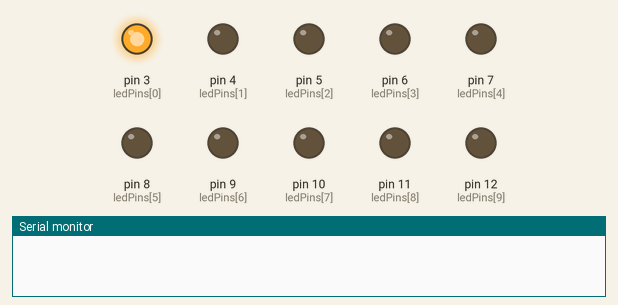
Simulated run of this sketch. Board: Arduino Uno, built with avr-gcc and run on an emulated ATmega328P. Shown: output pins drawn as LEDs (lit = HIGH), the last lines printed to the serial monitor. Random numbers use the default seed unless the sketch sets one.

Above: at 0.05 s.
At 5.1 s:
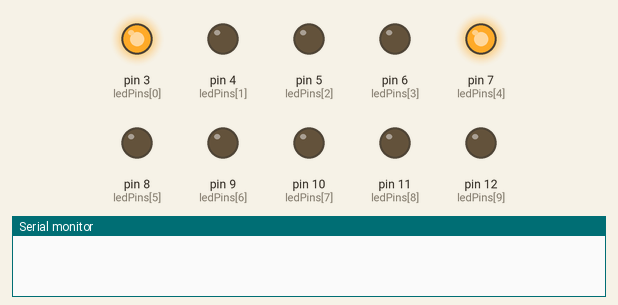
At 7.75 s:
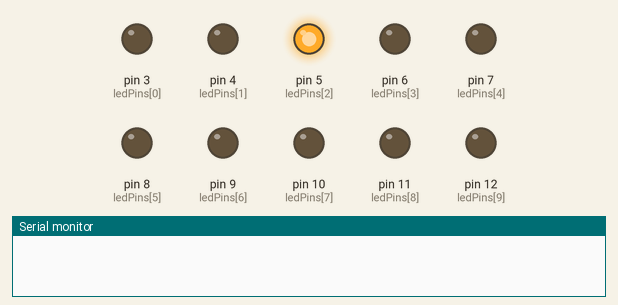
At 17.23 s:
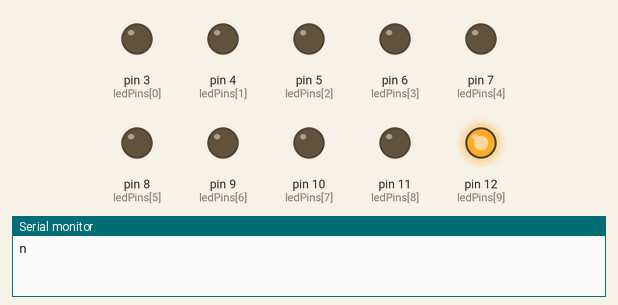
At 27.61 s:
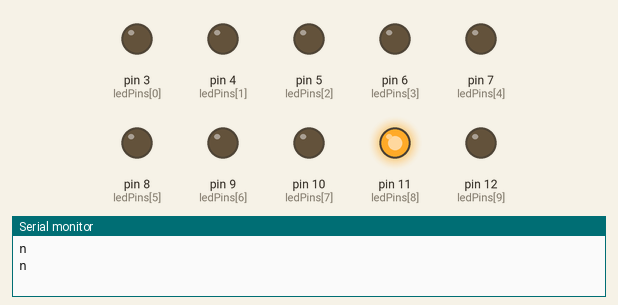
At 39.56 s:
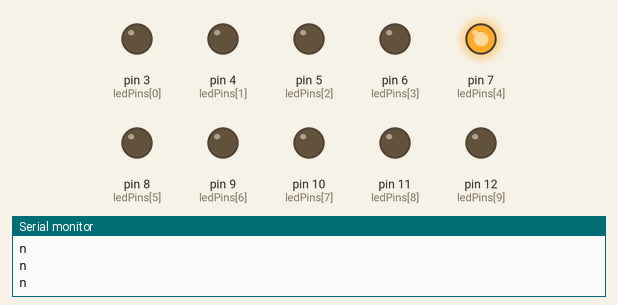
Timing chart, 0 to 40.0 s (numbered marks = the images above):
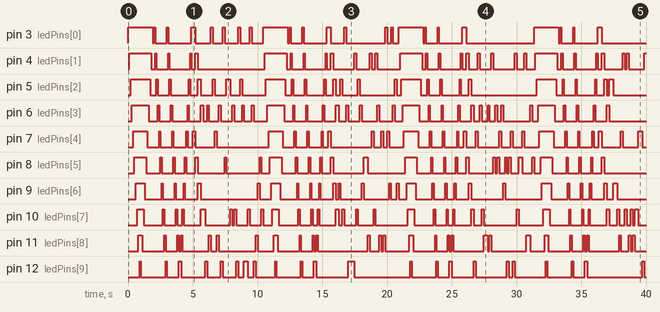

Measured:
- by itself, pin 3 (ledPins[0]): LOW → HIGH at 0.00 s, → LOW 1.9 s later, → HIGH 0.10 s later, → LOW 0.10 s later, … (46 changes in this stretch)
- by itself, pin 4 (ledPins[1]): LOW → HIGH at 0.10 s, → LOW 1.7 s later, → HIGH 0.30 s later, → LOW 0.10 s later, … (59 changes in this stretch)
- by itself, pin 5 (ledPins[2]): LOW → HIGH at 0.20 s, → LOW 1.5 s later, → HIGH 0.50 s later, → LOW 0.10 s later, … (54 changes in this stretch)
- by itself, pin 6 (ledPins[3]): LOW → HIGH at 0.30 s, → LOW 1.3 s later, → HIGH 0.70 s later, → LOW 0.10 s later, … (68 changes in this stretch)
- by itself, pin 7 (ledPins[4]): LOW → HIGH at 0.40 s, → LOW 1.1 s later, → HIGH 0.90 s later, → LOW 0.10 s later, … (60 changes in this stretch)
- by itself, pin 8 (ledPins[5]): LOW → HIGH at 0.50 s, → LOW 0.90 s later, → HIGH 1.1 s later, → LOW 0.10 s later, … (58 changes in this stretch)
- by itself, pin 9 (ledPins[6]): LOW → HIGH at 0.60 s, → LOW 0.70 s later, → HIGH 1.3 s later, → LOW 0.10 s later, … (54 changes in this stretch)
- by itself, pin 10 (ledPins[7]): LOW → HIGH at 0.70 s, → LOW 0.50 s later, → HIGH 1.5 s later, → LOW 0.10 s later, … (66 changes in this stretch)

The sketch:

led-bars-patterns.ino
```cpp
int ledPins[] = {3,4,5,6,7,8,9,10,11,12};
int pin_count = 10;
int delayTime = 100;
int mode = 0;

void setup() {
  int index;
  for(index = 0; index <= pin_count -1; index++)
  {
    pinMode(ledPins[index],OUTPUT);
  }
  Serial.begin(9600);
}


void loop()
{
  oneAfterAnotherLoop();  // Same as oneAfterAnotherNoLoop,
                          // but with much less typing
  oneOnAtATime();         // Turn on one LED at a time,
                          // scrolling down the line
  pingPong();             // Light the LEDs middle to the edges
  marquee();              // Chase lights like you see on signs
  randomLEDs();            // Blink LEDs randomly
  Serial.println("n");
}

void oneAfterAnotherLoop() {
  int index;
  for(index = 0; index <= pin_count - 1; index++)
  {
    digitalWrite(ledPins[index], HIGH);
    delay(delayTime);
  }

  for(index = pin_count - 1; index >= 0; index--)
  {
    digitalWrite(ledPins[index], LOW);
    delay(delayTime);
  }
}


void oneOnAtATime() {
  int index;

  // step through the LEDs, from 0 to pin_count - 1

  for(index = 0; index <= pin_count - 1; index++)
  {
    digitalWrite(ledPins[index], HIGH);  // turn LED on
    delay(delayTime);                    // pause to slow down
    digitalWrite(ledPins[index], LOW);   // turn LED off
  }
}


/*
pingPong()

This function will step through the LEDs,
lighting one at at time in both directions.
*/

void pingPong() {
  int index;
  for(index = 0; index <= pin_count - 1; index++)
  {
    digitalWrite(ledPins[index], HIGH);  // turn LED on
    delay(delayTime);                    // pause to slow down
    digitalWrite(ledPins[index], LOW);   // turn LED off
  }

  // step through the LEDs, from pin_count - 1 to 0

  for(index = pin_count - 1; index >= 0; index--)
  {
    digitalWrite(ledPins[index], HIGH);  // turn LED on
    delay(delayTime);                    // pause to slow down
    digitalWrite(ledPins[index], LOW);   // turn LED off
  }
}


/*
This function will mimic "chase lights" like those around signs.
*/

void marquee() {
  int index;

  // Step through the first four LEDs
  // (We'll light up one in the lower 4 and one in the upper 4)

  for(index = 0; index <= 3; index++) // Step from 0 to 3
  {
    digitalWrite(ledPins[index], HIGH);    // Turn a LED on
    digitalWrite(ledPins[index+4], HIGH);  // Skip four, and turn that LED on
    delay(delayTime * 2);                      // Pause to slow down the sequence
    digitalWrite(ledPins[index], LOW);     // Turn the LED off
    digitalWrite(ledPins[index+4], LOW);   // Skip four, and turn that LED off
  }
}


void randomLEDs(){
  for(int index = 0; index <=  30; index++)
      randomLED();
}

void randomLED()
{
  int index;
  index = random(pin_count);	// pick a random number between 0 and pin_count - 1
  digitalWrite(ledPins[index], HIGH);  // turn LED on
  delay(delayTime * 1.5);                    // pause to slow down
  digitalWrite(ledPins[index], LOW);   // turn LED off
}
```
